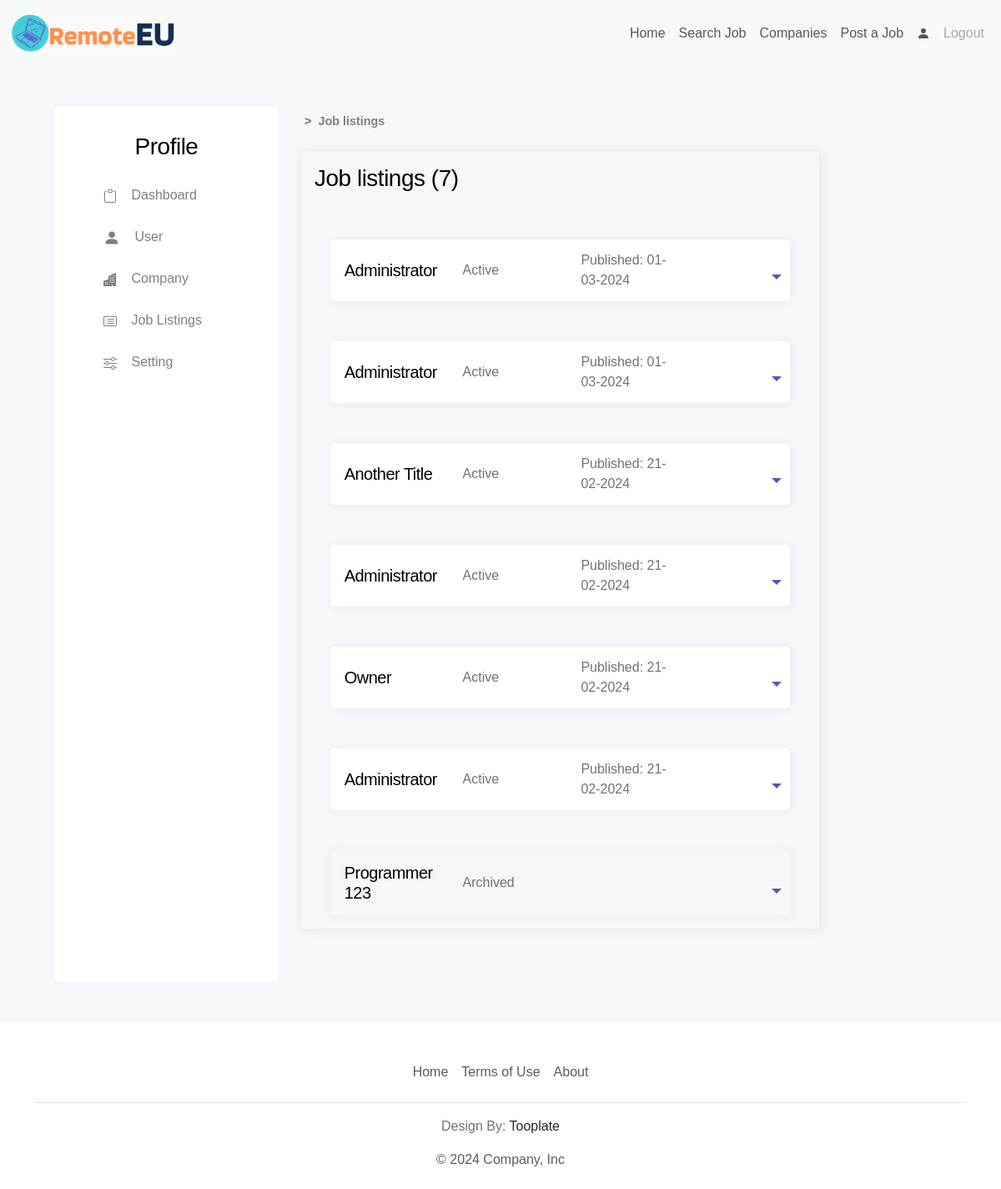
Page /profile/job_listings (signed in) on the earlier database version.
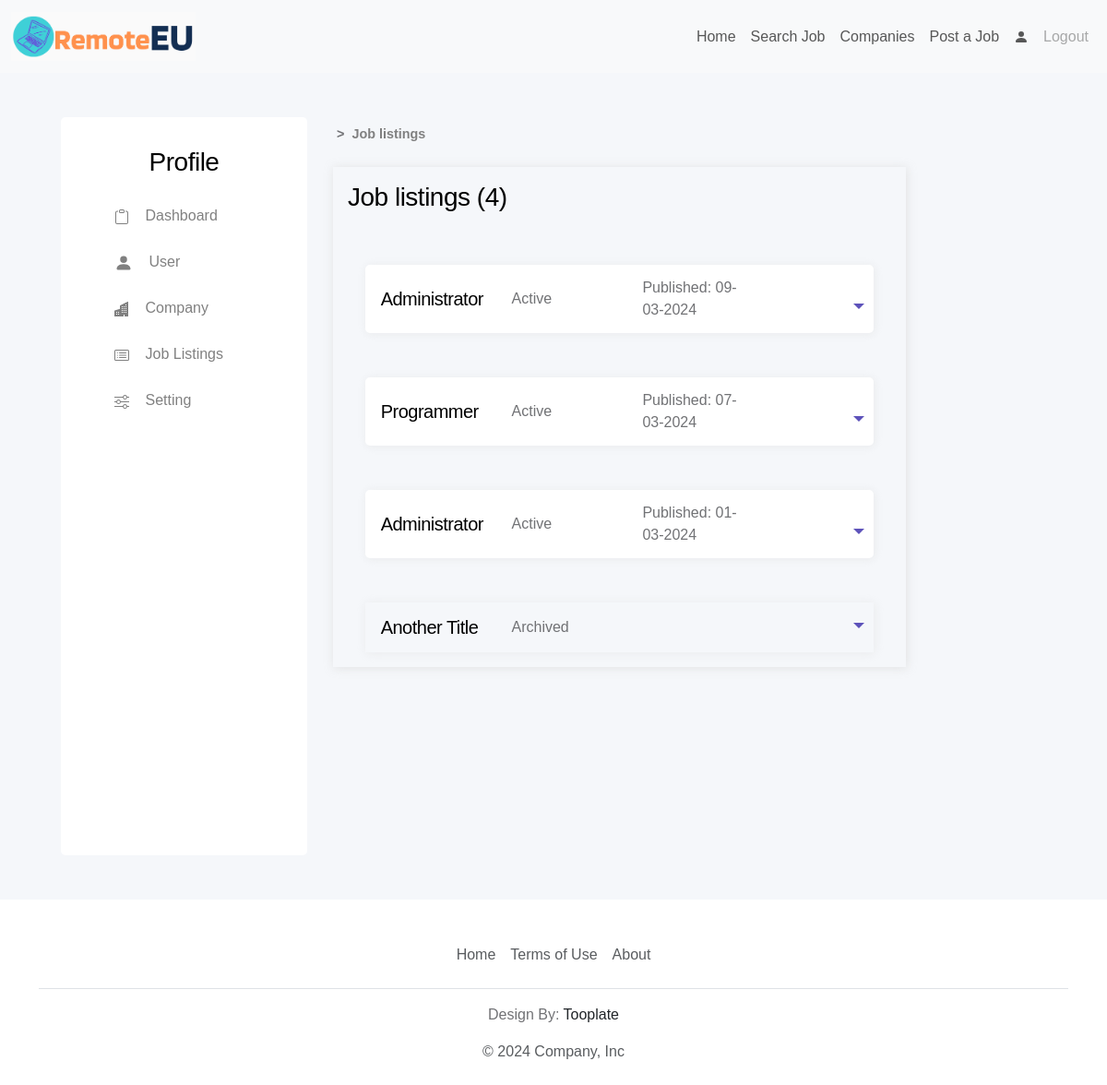
Same page on the later database version.
### tables.py (models this page shows, shortened)
class Company(db.Model):
    id: Mapped[int] = mapped_column(Integer, primary_key=True)
    name: Mapped[str] = mapped_column(String(100))
    name_slug: Mapped[str] = mapped_column(String(100))
    url: Mapped[str] = mapped_column(String(300))
    industry: Mapped[str] = mapped_column(String(100))
    about: Mapped[str] = mapped_column(String(1000))
    contact: Mapped[str] = mapped_column(String(100))
    num_of_jobs: Mapped[int] = mapped_column(Integer)
    num_of_hidden_jobs: Mapped[int] = mapped_column(Integer)
    address: Mapped[str] = mapped_column(String(100))
    administrator_id: Mapped[int] = mapped_column(Integer)

class Job(db.Model):
    id: Mapped[int] = mapped_column(Integer, primary_key=True)
    role: Mapped[str] = mapped_column(String(100))
    salary: Mapped[int] = mapped_column(Integer)
    start_date: Mapped[str] = mapped_column(String(100))
    job_type: Mapped[str] = mapped_column(String(100))
    category: Mapped[str] = mapped_column(String(100))
    skills: Mapped[str] = mapped_column(String(1000))
    level: Mapped[str] = mapped_column(String(100))
    job_info: Mapped[str] = mapped_column(String(2000))
    contact: Mapped[str] = mapped_column(String(100))
    active: Mapped[bool] = mapped_column(Boolean())
    time_publish: Mapped[datetime.datetime] = mapped_column(
        DateTime(timezone=True), server_default=func.now())
    user_id: Mapped[int] = mapped_column(Integer, ForeignKey(User.id))
    company_id: Mapped[int] = mapped_column(Integer, ForeignKey(Company.id))

### main.py (the view)
@app.route('/profile/job_listings', methods=['GET', 'POST'])
@login_required
def job_listings():
    company = load_company()
    profile = load_profile()
    jobs = load_jobs()
    jobs_order = Job.query.filter_by(company_id=company.id).order_by(desc(Job.active)).order_by(desc(Job.time_publish)).all()
    if request.method == 'POST':
        print("POST TOGGLE")
    return render_template('profile/job_listings.html',
                           company=company,
                           profile=profile,
                           jobs=jobs_order,
                           logged_in = current_user.is_authenticated)

### helper.py (called while the page is built)
def load_profile():
    existing_profile = PersonalProfile.query.filter_by(user_id=current_user.id).first()
    return existing_profile

def load_company():
    existing_company = Company.query.filter_by(administrator_id=current_user.id).first()
    return existing_company

def load_jobs():
    existing_company = load_company()
    existing_jobs = Job.query.filter_by(company_id=existing_company.id).all()
    return existing_jobs

### main.py (called while the page is built)
@login_manager.user_loader
def load_user(user_id):
    return db.get_or_404(User, user_id)

### templates/profile/job_listings.html (shortened to what this page needs)
{% extends "base_profile.html" %} {% block profile_content %}
<section id="job_listings">
    <div class="container">
        <div id="breadcrumbs" class="d-flex my-2">
            <p class="mx-2">></p>
            <a href="{{ url_for('job_listings') }}">Job listings</a>
        </div>
        <div class="row justify-content-lg-between justify-content-md-center justify-content-sm-center p-3">
            <div class="col-lg-10 col-md-10 col-sm-12 p-3 mb-5 shadow-strong">
                <h3>Job listings ({{ company.num_of_jobs + company.num_of_hidden_jobs }})</h3>
                <div class="row d-flex justify-content-center">
                    {% if company.num_of_jobs > 0 %}
                        {% for job in jobs %}
                        {% if job.active %}
                        <div class="job-listings-card d-flex justify-content-start white-div shadow-light position-relative mt-5">
                        {% else %}
                        <div class="job-listings-card d-flex justify-content-start shadow-light position-relative mt-5">
                        {% endif %}
                            <div>
                                <h5>{{ job.role }}</h5>
                            </div>
                            <div>
                                <p>{{ "Active" if job.active else "Archived" }}</p>
                            </div>
                            <div>
                                {% if job.active %}
                                <p>Published: {{ job.time_publish.strftime('%d-%m-%Y')}}</p>
                                {% endif %}
                            </div>
                            <a class="text-decoration-none link-dark stretched-link" data-bs-toggle="collapse" href="#{{job.id}}_expand" role="button" aria-expanded="false" aria-controls="#{{job.id}}_expand" onclick="helloFunc('triangle_{{job.id}}')"><div id="triangle_{{job.id}}" class="triangle-drop"></div></a>
                        </div>
                        {% endfor %}
                    {% else %}
                        <p>Empty</p>
                        <p>Post a Job</p>
                    {% endif %}
                </div>
                </div>
            </div>
        </div>
    </div>
</section>
{% endblock %}

### templates/base_profile.html (shortened to what this page needs)
{% extends "base.html" %} {% block content %}
<section id="profile-dashboard">
<div class="container profile-base-cont">
    <div class="row dashboard-menu-wrap">
        <div class="col-3 white-div profile-menu p-3">
            <h3 class="m-3">Profile</h3>
            <div class="position-relative">
                <a href="{{ url_for('profile') }}" class="p-2 stretched-link"></a>
                <p class="to-collapse">
                Dashboard
                </p>
            </div>
            <div class="position-relative">
                <a href="{{ url_for('user') }}" class="p-2 stretched-link">
                <svg xmlns="http://www.w3.org/2000/svg" width="20" height="20" fill="currentColor" class="bi bi-person-fill" viewBox="0 0 16 16">
                    <path d="M3 14s-1 0-1-1 1-4 6-4 6 3 6 4-1 1-1 1zm5-6a3 3 0 1 0 0-6 3 3 0 0 0 0 6"/>
                </svg></a>
                <p class="to-collapse">
                User
                </p>
            </div>
            <div class="position-relative">
                <a href="{{ url_for('company_p') }}" class="p-2 stretched-link">
                </a>
                <p class="to-collapse">
                Company
                </p>
            </div>
            <div class="position-relative">
                <a href="{{ url_for('job_listings') }}" class="p-2 stretched-link">
                </a>
                <p class="to-collapse">
                Job Listings
                </p>
            </div>
            <div class="position-relative">
                <a href="{{ url_for('setting') }}" class="p-2 stretched-link">
                    </a>
                    <p class="to-collapse">
                    Setting
                    </p>
            </div>
        </div>
        <div class="col">
            {% block profile_content %}
            {% endblock %}
{% endblock %}

### templates/base.html (shortened to what this page needs)
<!DOCTYPE html>
<html>
  <head>
    <link href="https://cdn.jsdelivr.net/npm/bootstrap@5.3.2/dist/css/bootstrap.min.css" rel="stylesheet">
    <link
      rel="stylesheet"
      href="{{ url_for('static', filename='css/styles.css')}}"
    />
    <link href="https://cdn.quilljs.com/1.3.6/quill.snow.css" rel="stylesheet">
  </head>
  <body>
    <nav class="navbar navbar-expand-lg navbar-light bg-light">
      <div class="container-fluid">
      <a class="navbar-brand" href="/"><img src="{{url_for('static', filename='/images/logos/7.png')}}" alt="page logo" width="200"></a>
      <div class="collapse navbar-collapse nav-to-the-right" id="navbarSupportedContent">
        <ul class="navbar-nav ml-auto">
          <li class="nav-item">
            <a class="nav-link" href="{{ url_for('home') }}">Home</a>
          </li>
          <li class="nav-item">
            <a class="nav-link" href="{{ url_for('board') }}">Search Job</a>
          </li>
          <li class="nav-item">
            <a class="nav-link" href="{{ url_for('companies') }}">Companies</a>
          </li>
          {% if not logged_in: %}
          <li class="nav-item">
            <a class="nav-link text-primary" href="{{ url_for('register') }}">Register</a>
          </li>
          <li class="nav-item">
            <a class="nav-link text-primary" href="{{ url_for('login') }}">Login</a>
          </li>
          {% else: %}
          <li class="nav-item">
            <a class="nav-link" href="{{ url_for('post_job') }}">Post a Job</a>
          </li>
          <li class="nav-item">
            <a class="nav-link" href="{{ url_for('profile') }}"><svg xmlns="http://www.w3.org/2000/svg" width="16" height="16" fill="currentColor" class="bi bi-person-fill" viewBox="0 0 16 16">
              <path d="M3 14s-1 0-1-1 1-4 6-4 6 3 6 4-1 1-1 1zm5-6a3 3 0 1 0 0-6 3 3 0 0 0 0 6"/>
            </svg></a>
          </li>
          <li class="nav-item">
            <a class="nav-link opacity-50" href="{{ url_for('logout') }}">Logout</a>
          </li>
          {% endif %}
        </ul>
      </div>
    </div>
    </nav>
    {% block content %} {% endblock %}
    <div class="container">
        <footer class="py-3 my-4">
          <ul class="nav justify-content-center border-bottom pb-3 mb-3">
            <li class="nav-item"><a href="#" class="nav-link px-2 text-body-secondary">Home</a></li>
            <li class="nav-item"><a href="#" class="nav-link px-2 text-body-secondary">Terms of Use</a></li>
            <li class="nav-item"><a href="{{ url_for('about') }}" class="nav-link px-2 text-body-secondary">About</a></li>
          </ul>
          <p class="text-center">Design By: <a href="https://www.tooplate.com/" class="link-dark">Tooplate</a></p>
          <p class="text-center text-body-secondary">© 2024 Company, Inc</p>
        </footer>
      </div>
  </body>
</html>

### static/css/styles.css (style rules this page uses)
:root { --white-color: #ffffff; --primary-color: #5d52ba; --secondary-color: #0dcaf0; --section-bg-color: #f0f8ff; --section-bg-color2: #f5f7fa; --custom-btn-bg-color: #f65129; --social-icon-link-bg-color: #7f73eb; --dark-color: #000000; --p-color: #717275; --border-color: #e9eaeb; --body-font-family: 'League Spartan', sans-serif; }
body { background-color: var(--white-color); font-family: var(--body-font-family); }
h1, h2, h3, h4, h5, h6 { color: var(--dark-color); font-weight: var(--font-weight-semibold); letter-spacing: -0.5px; }
p { color: var(--p-color); font-size: var(--p-font-size); font-weight: var(--font-weight-light); }
a { text-decoration: none; }
section { background-color: var(--section-bg-color2); }
.nav-to-the-right { display: flex; justify-content: end; }
.white-div { background: var(--white-color); border-radius: 5px; }
.shadow-light { -webkit-box-shadow: 1px 1px 10px 0px rgba(217,217,217,0.4); -moz-box-shadow: 1px 1px 10px 0px rgba(217,217,217,0.4); box-shadow: 1px 1px 10px 0px rgba(217,217,217,0.4); }
.shadow-strong { -webkit-box-shadow: 1px 1px 10px 0px rgba(217,217,217,0.6); -moz-box-shadow: 1px 1px 10px 0px rgba(217,217,217,0.6); box-shadow: 1px 1px 10px 0px rgba(217,217,217,0.7); }
.profile-menu { min-height: 100vh; display: flex; flex-direction: column; align-items: center; }
.profile-menu div { border-radius: 5px; transition-duration: 200ms; width: 80%; height: 50px; display: flex; justify-content: start; }
.profile-menu div a, .profile-menu div p { margin-top: auto; margin-bottom: auto; color: grey; text-decoration: none; }
@media only screen and (min-width: 1000px) { .profile-menu div a, .profile-menu div p { margin-left: 10px; } }
@media only screen and (min-width: 1000px) { .profile-base-cont { padding: 3em; } }
#breadcrumbs { margin-bottom: 10px; }
#breadcrumbs a { transition-duration: 200ms; border-radius: 5px; color: grey; text-decoration: none; }
#breadcrumbs a, #breadcrumbs p { font-size: 0.9em; font-weight: 600; margin-top: auto; margin-bottom: auto; }
.triangle-drop { position: absolute; right: 10px; bottom: 20px; width: 12px; height: 12px; border-width: 6px; border-style: solid; border-color: var(--primary-color) transparent transparent transparent; transform: rotate(0deg); transition-duration: 200ms; transform-origin: 6px 3px; }
.job-listings-card { width: 90%; }
.job-listings-card > div:nth-child(-n+3) { width: 25%; padding: 5px; margin-right: 10px; display: flex; align-items: center; }
.job-listings-card > div:nth-child(-n+3) > * { margin-top: 0.5em; margin-bottom: 0.5em; }

Differences in the rows shown:
removed Job: role "Administrator", active "Active", time_publish "01-03-2024"
removed Job: role "Owner", active "Active", time_publish "21-02-2024"
removed Job: role "Administrator", active "Active", time_publish "21-02-2024"
removed Job: role "Programmer 123", active "Archived"
changed Company: company.num_of_jobs+company.num_of_hidden_jobs "7" → "4"; num_of_jobs 6 → 3 (drawn)
changed Job (number 1 of 4 on the later page): time_publish "21-02-2024" → "09-03-2024"; moves up the list
added Job: role "Programmer", active "Active", time_publish "07-03-2024"
changed Job "Another Title": active "Active" → "Archived"; time_publish "21-02-2024" → (not shown)
